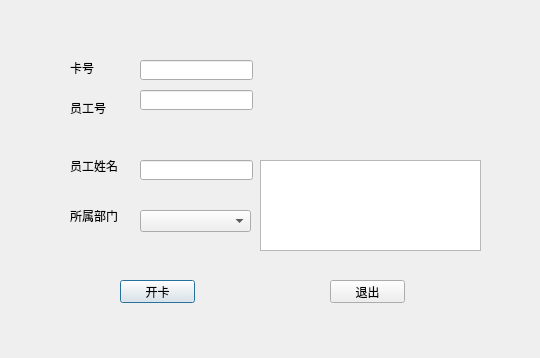
<?xml version="1.0" encoding="UTF-8"?>
<ui version="4.0">
 <class>newCard</class>
 <widget class="QDialog" name="newCard">
  <property name="geometry">
   <rect>
    <x>0</x>
    <y>0</y>
    <width>540</width>
    <height>358</height>
   </rect>
  </property>
  <property name="windowTitle">
   <string>Dialog</string>
  </property>
  <widget class="QPushButton" name="pushButton">
   <property name="geometry">
    <rect>
     <x>120</x>
     <y>280</y>
     <width>75</width>
     <height>23</height>
    </rect>
   </property>
   <property name="text">
    <string>开卡</string>
   </property>
  </widget>
  <widget class="QLabel" name="label">
   <property name="geometry">
    <rect>
     <x>70</x>
     <y>60</y>
     <width>31</width>
     <height>16</height>
    </rect>
   </property>
   <property name="text">
    <string>卡号</string>
   </property>
  </widget>
  <widget class="QLineEdit" name="cardNum">
   <property name="geometry">
    <rect>
     <x>140</x>
     <y>60</y>
     <width>113</width>
     <height>20</height>
    </rect>
   </property>
  </widget>
  <widget class="QTextBrowser" name="textBrowser">
   <property name="geometry">
    <rect>
     <x>260</x>
     <y>160</y>
     <width>221</width>
     <height>91</height>
    </rect>
   </property>
  </widget>
  <widget class="QLabel" name="label_2">
   <property name="geometry">
    <rect>
     <x>70</x>
     <y>100</y>
     <width>41</width>
     <height>16</height>
    </rect>
   </property>
   <property name="text">
    <string>员工号</string>
   </property>
  </widget>
  <widget class="QLineEdit" name="userName">
   <property name="geometry">
    <rect>
     <x>140</x>
     <y>160</y>
     <width>113</width>
     <height>20</height>
    </rect>
   </property>
  </widget>
  <widget class="QLabel" name="label_4">
   <property name="geometry">
    <rect>
     <x>70</x>
     <y>210</y>
     <width>54</width>
     <height>12</height>
    </rect>
   </property>
   <property name="text">
    <string>所属部门</string>
   </property>
  </widget>
  <widget class="QLineEdit" name="userId">
   <property name="geometry">
    <rect>
     <x>140</x>
     <y>90</y>
     <width>113</width>
     <height>20</height>
    </rect>
   </property>
  </widget>
  <widget class="QPushButton" name="pushButton_2">
   <property name="geometry">
    <rect>
     <x>330</x>
     <y>280</y>
     <width>75</width>
     <height>23</height>
    </rect>
   </property>
   <property name="text">
    <string>退出</string>
   </property>
  </widget>
  <widget class="QComboBox" name="comboBox">
   <property name="geometry">
    <rect>
     <x>140</x>
     <y>210</y>
     <width>111</width>
     <height>22</height>
    </rect>
   </property>
  </widget>
  <widget class="QLabel" name="label_3">
   <property name="geometry">
    <rect>
     <x>70</x>
     <y>160</y>
     <width>54</width>
     <height>12</height>
    </rect>
   </property>
   <property name="text">
    <string>员工姓名</string>
   </property>
  </widget>
  <widget class="QLabel" name="message">
   <property name="geometry">
    <rect>
     <x>280</x>
     <y>70</y>
     <width>201</width>
     <height>51</height>
    </rect>
   </property>
   <property name="font">
    <font>
     <pointsize>10</pointsize>
     <weight>75</weight>
     <bold>true</bold>
    </font>
   </property>
   <property name="text">
    <string/>
   </property>
  </widget>
 </widget>
 <tabstops>
  <tabstop>cardNum</tabstop>
  <tabstop>userId</tabstop>
  <tabstop>userName</tabstop>
  <tabstop>comboBox</tabstop>
  <tabstop>pushButton</tabstop>
  <tabstop>pushButton_2</tabstop>
  <tabstop>textBrowser</tabstop>
 </tabstops>
 <resources/>
 <connections/>
</ui>
